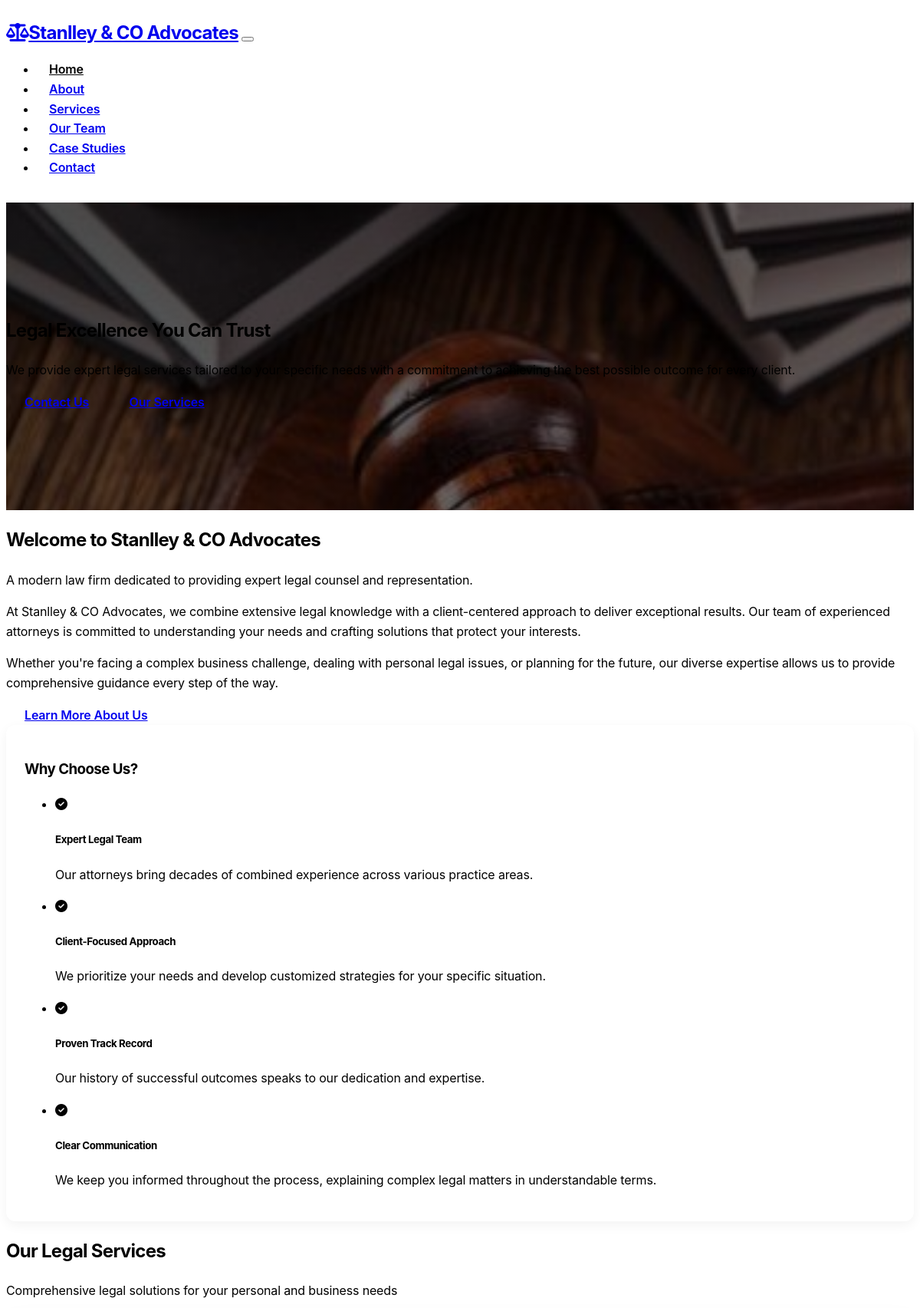
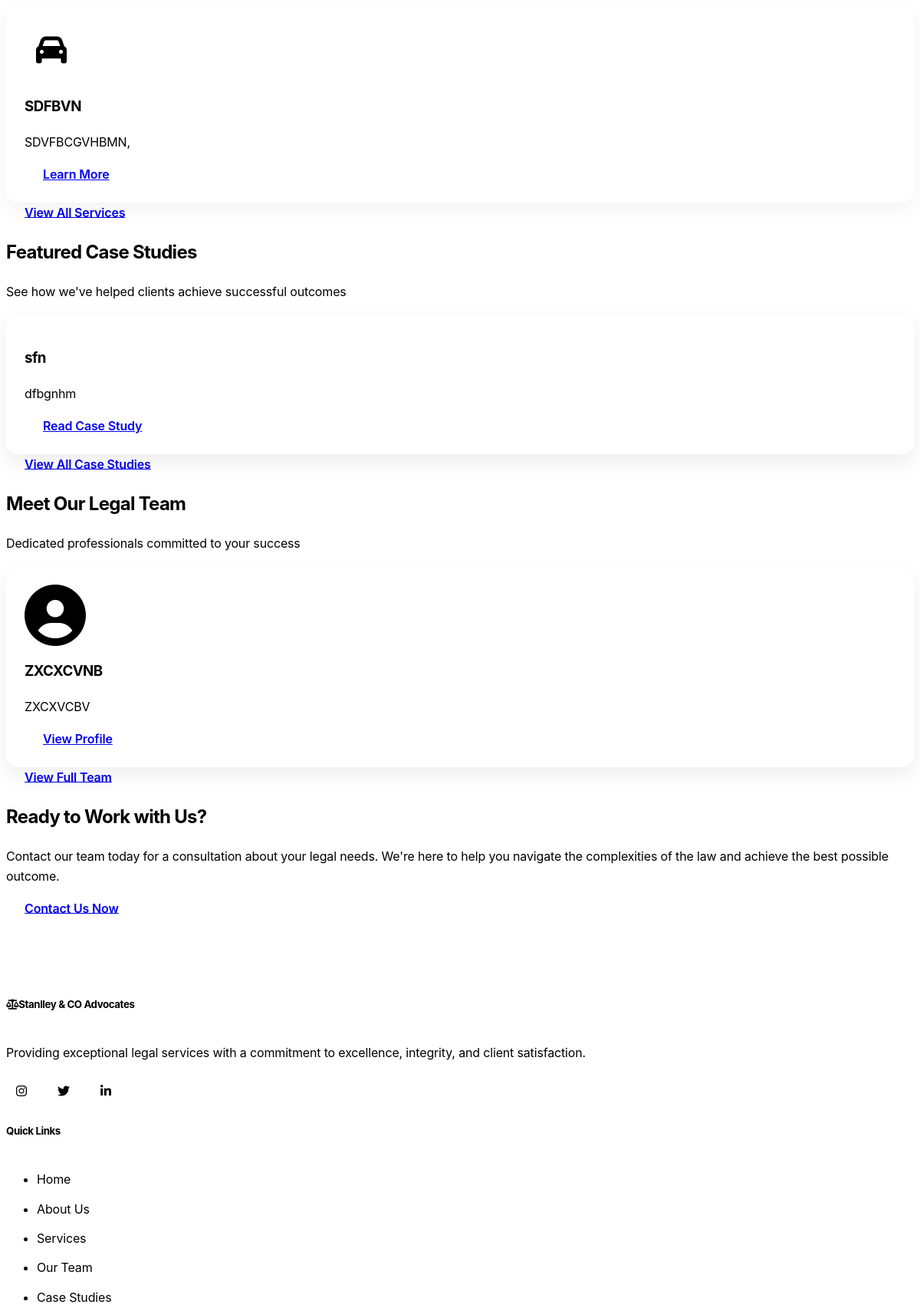
The page / (upper part) on the database its author committed (2 pictures, top to bottom).
### models.py (models this page shows, shortened)
class Service(db.Model):
    id = db.Column(db.Integer, primary_key=True)
    title = db.Column(db.String(120), nullable=False)
    slug = db.Column(db.String(150), unique=True, nullable=False)
    description = db.Column(db.Text, nullable=False)
    icon = db.Column(db.String(50))  # Font awesome icon name
    display_order = db.Column(db.Integer, default=0)
    is_active = db.Column(db.Boolean, default=True)
    created_at = db.Column(db.DateTime, default=datetime.utcnow)
    updated_at = db.Column(db.DateTime, default=datetime.utcnow, onupdate=datetime.utcnow)

class CaseStudy(db.Model):
    id = db.Column(db.Integer, primary_key=True)
    title = db.Column(db.String(150), nullable=False)
    slug = db.Column(db.String(200), unique=True, nullable=False)
    client = db.Column(db.String(100))
    summary = db.Column(db.Text, nullable=False)
    challenge = db.Column(db.Text)
    solution = db.Column(db.Text)
    outcome = db.Column(db.Text)
    service_id = db.Column(db.Integer, db.ForeignKey('service.id'), nullable=True)
    service = db.relationship('Service', backref=db.backref('case_studies', lazy=True))
    featured = db.Column(db.Boolean, default=False)
    is_active = db.Column(db.Boolean, default=True)
    created_at = db.Column(db.DateTime, default=datetime.utcnow)
    updated_at = db.Column(db.DateTime, default=datetime.utcnow, onupdate=datetime.utcnow)

class TeamMember(db.Model):
    id = db.Column(db.Integer, primary_key=True)
    name = db.Column(db.String(100), nullable=False)
    slug = db.Column(db.String(150), unique=True, nullable=False)
    position = db.Column(db.String(100), nullable=False)
    bio = db.Column(db.Text, nullable=False)
    email = db.Column(db.String(120))
    phone = db.Column(db.String(30))
    photo_url = db.Column(db.String(255))
    linkedin = db.Column(db.String(255))
    twitter = db.Column(db.String(255))
    display_order = db.Column(db.Integer, default=0)
    is_active = db.Column(db.Boolean, default=True)
    created_at = db.Column(db.DateTime, default=datetime.utcnow)
    updated_at = db.Column(db.DateTime, default=datetime.utcnow, onupdate=datetime.utcnow)

### routes/main_routes.py (the view)
@main_bp.route('/')
def index():
    services = Service.query.filter_by(is_active=True).order_by(Service.display_order).limit(6).all()
    featured_case_studies = CaseStudy.query.filter_by(is_active=True, featured=True).limit(3).all()
    team_members = TeamMember.query.filter_by(is_active=True).order_by(TeamMember.display_order).limit(4).all()
    return render_template('index.html',
                          title='Home',
                          services=services,
                          case_studies=featured_case_studies,
                          team_members=team_members)

### templates/index.html (shortened to what this page needs)
{% extends "layout.html" %}
{% block content %}
<section class="hero-section text-white text-center" style="background-image: url('/static/images/Capture.JPG');">
    <div class="container hero-content">
        <div class="row justify-content-center">
            <div class="col-lg-8">
                <h1 class="display-4 fw-bold mb-4">Legal Excellence You Can Trust</h1>
                <p class="lead mb-5">We provide expert legal services tailored to your specific needs with a commitment to achieving the best possible outcome for every client.</p>
                <div>
                    <a href="{{ url_for('contact.contact') }}" class="btn btn-primary btn-lg me-2">Contact Us</a>
                    <a href="{{ url_for('main.services') }}" class="btn btn-outline-light btn-lg">Our Services</a>
                </div>
            </div>
        </div>
    </div>
</section>
<section class="py-5">
    <div class="container">
        <div class="row align-items-center">
            <div class="col-lg-6 mb-4 mb-lg-0">
                <h2 class="mb-4">Welcome to Stanlley & CO Advocates</h2>
                <p class="lead">A modern law firm dedicated to providing expert legal counsel and representation.</p>
                <p>At Stanlley & CO Advocates, we combine extensive legal knowledge with a client-centered approach to deliver exceptional results. Our team of experienced attorneys is committed to understanding your needs and crafting solutions that protect your interests.</p>
                <p>Whether you're facing a complex business challenge, dealing with personal legal issues, or planning for the future, our diverse expertise allows us to provide comprehensive guidance every step of the way.</p>
                <a href="{{ url_for('main.about') }}" class="btn btn-primary mt-3">Learn More About Us</a>
            </div>
            <div class="col-lg-6">
                <div class="card bg-dark border-0">
                    <div class="card-body p-4">
                        <h3 class="card-title mb-4">Why Choose Us?</h3>
                        <ul class="list-unstyled">
                            <li class="mb-3 d-flex">
                                <i class="fas fa-check-circle text-success me-3 mt-1"></i>
                                <div>
                                    <h5>Expert Legal Team</h5>
                                    <p>Our attorneys bring decades of combined experience across various practice areas.</p>
                                </div>
                            </li>
                            <li class="mb-3 d-flex">
                                <i class="fas fa-check-circle text-success me-3 mt-1"></i>
                                <div>
                                    <h5>Client-Focused Approach</h5>
                                    <p>We prioritize your needs and develop customized strategies for your specific situation.</p>
                                </div>
                            </li>
                            <li class="mb-3 d-flex">
                                <i class="fas fa-check-circle text-success me-3 mt-1"></i>
                                <div>
                                    <h5>Proven Track Record</h5>
                                    <p>Our history of successful outcomes speaks to our dedication and expertise.</p>
                                </div>
                            </li>
                            <li class="d-flex">
                                <i class="fas fa-check-circle text-success me-3 mt-1"></i>
                                <div>
                                    <h5>Clear Communication</h5>
                                    <p>We keep you informed throughout the process, explaining complex legal matters in understandable terms.</p>
                                </div>
                            </li>
                        </ul>
                    </div>
                </div>
            </div>
        </div>
    </div>
</section>
<section class="py-5 bg-dark">
    <div class="container">
        <div class="text-center mb-5">
            <h2>Our Legal Services</h2>
            <p class="lead">Comprehensive legal solutions for your personal and business needs</p>
        </div>
        <div class="row">
            {% if services %}
                {% for service in services %}
                <div class="col-md-6 col-lg-4 mb-4">
                    <div class="card h-100 service-card">
                        <div class="card-body text-center p-4">
                            {% if service.icon %}
                            <div class="service-icon text-primary">
                                <i class="{{ service.icon }}"></i>
                            </div>
                            {% else %}
                            <div class="service-icon text-primary">
                                <i class="fas fa-balance-scale"></i>
                            </div>
                            {% endif %}
                            <h3 class="card-title h5">{{ service.title }}</h3>
                            <p class="card-text">{{ service.description|truncate(100) }}</p>
                            <a href="{{ url_for('main.service_detail', slug=service.slug) }}" class="btn btn-outline-primary mt-3">Learn More</a>
                        </div>
                    </div>
                </div>
                {% endfor %}
            {% else %}
                <div class="col-12 text-center">
                    <p>Our services are currently being updated. Please check back soon.</p>
                </div>
            {% endif %}
        </div>
        <div class="text-center mt-4">
            <a href="{{ url_for('main.services') }}" class="btn btn-primary">View All Services</a>
        </div>
    </div>
</section>
{% if case_studies %}
<section class="py-5">
    <div class="container">
        <div class="text-center mb-5">
            <h2>Featured Case Studies</h2>
            <p class="lead">See how we've helped clients achieve successful outcomes</p>
        </div>
        <div class="row">
            {% for case in case_studies %}
            <div class="col-md-4 mb-4">
                <div class="card h-100 case-study-card">
                    <div class="card-body p-4">
                        <h3 class="card-title h5">{{ case.title }}</h3>
                        <p class="card-text">{{ case.summary|truncate(150) }}</p>
                        <a href="{{ url_for('main.case_study_detail', slug=case.slug) }}" class="btn btn-outline-primary mt-3">Read Case Study</a>
                    </div>
                </div>
            </div>
            {% endfor %}
        </div>
        <div class="text-center mt-4">
            <a href="{{ url_for('main.case_studies') }}" class="btn btn-primary">View All Case Studies</a>
        </div>
    </div>
</section>
{% endif %}
{% if team_members %}
<section class="py-5 bg-dark">
    <div class="container">
        <div class="text-center mb-5">
            <h2>Meet Our Legal Team</h2>
            <p class="lead">Dedicated professionals committed to your success</p>
        </div>
        <div class="row">
            {% for member in team_members %}
            <div class="col-md-6 col-lg-3 mb-4">
                <div class="card h-100 team-card text-center">
                    <div class="card-body p-4">
                        {% if member.photo_url %}
                        <div class="mb-3">
                            <img src="{{ member.photo_url }}" alt="{{ member.name }}" class="rounded-circle img-fluid" style="width: 150px; height: 150px; object-fit: cover;">
                        </div>
                        {% else %}
                        <div class="mb-3">
                            <i class="fas fa-user-circle" style="font-size: 5rem;"></i>
                        </div>
                        {% endif %}
                        <h3 class="card-title h5">{{ member.name }}</h3>
                        <p class="text-muted">{{ member.position }}</p>
                        <a href="{{ url_for('main.team_member', slug=member.slug) }}" class="btn btn-outline-primary mt-3">View Profile</a>
                    </div>
                </div>
            </div>
            {% endfor %}
        </div>
        <div class="text-center mt-4">
            <a href="{{ url_for('main.team') }}" class="btn btn-primary">View Full Team</a>
        </div>
    </div>
</section>
{% endif %}
<section class="py-5">
    <div class="container">
        <div class="row justify-content-center">
            <div class="col-lg-8 text-center">
                <h2 class="mb-4">Ready to Work with Us?</h2>
                <p class="lead mb-5">Contact our team today for a consultation about your legal needs. We're here to help you navigate the complexities of the law and achieve the best possible outcome.</p>
                <a href="{{ url_for('contact.contact') }}" class="btn btn-primary btn-lg">Contact Us Now</a>
            </div>
        </div>
    </div>
</section>
{% endblock %}

### static/css/custom.css (style rules this page uses)
body { font-family: 'Inter', 'Roboto', sans-serif; letter-spacing: -0.01em; line-height: 1.6; overflow-x: hidden; }
h1, h2, h3, h4, h5, h6 { font-weight: 700; letter-spacing: -0.03em; }
.btn { border-radius: 8px; padding: 0.6rem 1.5rem; font-weight: 600; transition: all 0.3s ease; }
.card { border: none; border-radius: 12px; box-shadow: 0 5px 15px rgba(0, 0, 0, 0.05); overflow: hidden; transition: all 0.3s ease-in-out; }
.card-body { padding: 1.5rem; }
.hero-section { padding: 8rem 0; background-size: cover; background-position: center; position: relative; overflow: hidden; }
.hero-section::before { content: ''; position: absolute; top: 0; left: 0; width: 100%; height: 100%; background: linear-gradient(120deg, rgba(0, 0, 0, 0.7) 0%, rgba(0, 0, 0, 0.5) 100%); }
.hero-content { position: relative; z-index: 1; animation: fadeInUp 1s ease-out; }
.service-card { transition: all 0.3s ease-in-out; height: 100%; border-radius: 16px; border: none; overflow: hidden; box-shadow: 0 10px 30px rgba(0, 0, 0, 0.05); position: relative; }
.service-card::after { content: ''; position: absolute; bottom: 0; left: 0; width: 0; height: 3px; background: linear-gradient(90deg, var(--bs-primary) 0%, var(--bs-info) 100%); transition: width 0.4s ease; }
.service-icon { font-size: 2.5rem; margin-bottom: 1.5rem; color: var(--bs-primary); background: rgba(var(--bs-primary-rgb), 0.1); width: 70px; height: 70px; border-radius: 16px; display: flex; align-items: center; justify-content: center; transition: all 0.3s ease; }
.team-card { transition: all 0.3s ease-in-out; height: 100%; border-radius: 16px; overflow: hidden; box-shadow: 0 10px 30px rgba(0, 0, 0, 0.07); position: relative; }
.case-study-card { transition: all 0.3s ease-in-out; height: 100%; border-radius: 16px; overflow: hidden; position: relative; box-shadow: 0 10px 30px rgba(0, 0, 0, 0.08); border: none; }
.case-study-card .card-body { position: relative; z-index: 2; }
.case-study-card::before { content: ''; position: absolute; top: 0; left: 0; right: 0; height: 220px; background: linear-gradient(0deg, rgba(0, 0, 0, 0.6) 0%, rgba(0, 0, 0, 0) 60%); z-index: 1; opacity: 0; transition: opacity 0.3s ease; }

### rows shown on the page
Service: title "SDFBVN", description "SDVFBCGVHBMN,"
CaseStudy: title "sfn", summary "dfbgnhm"
TeamMember: name "ZXCXCVNB", position "ZXCXVCBV"
